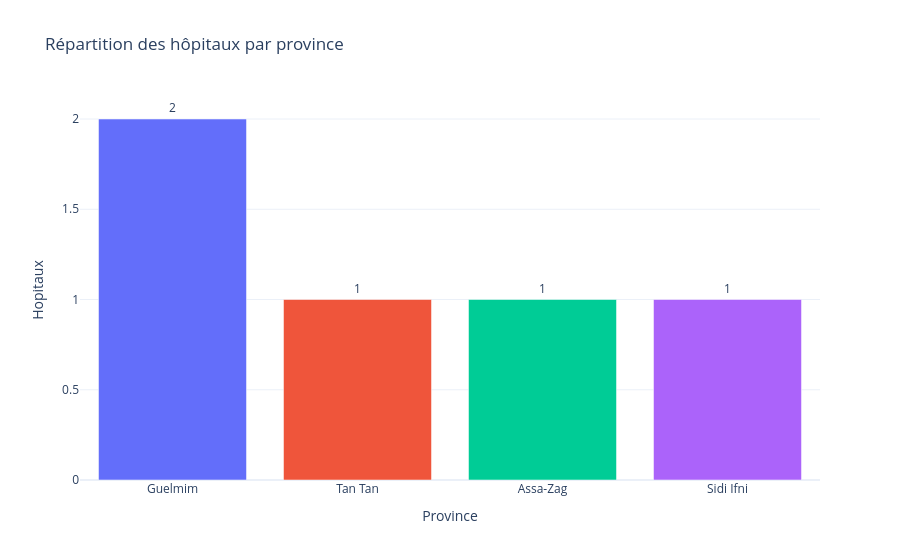
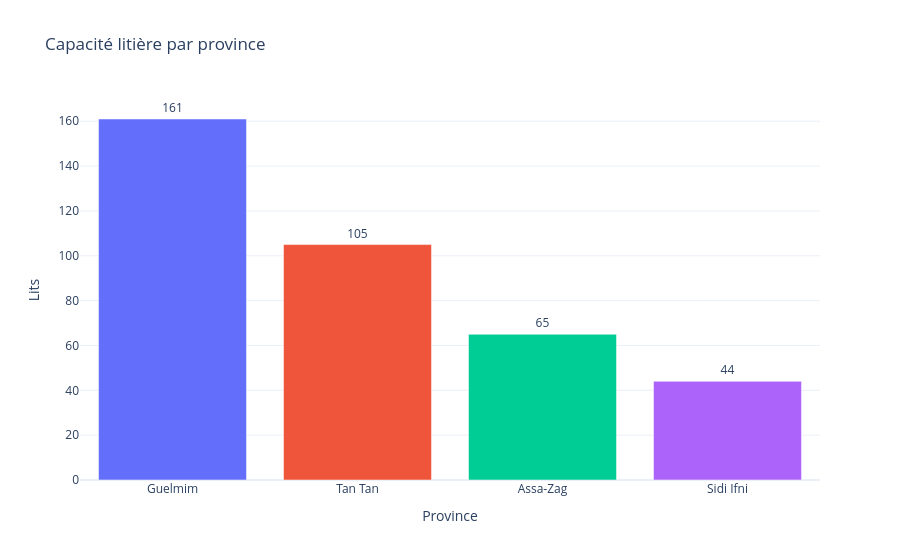
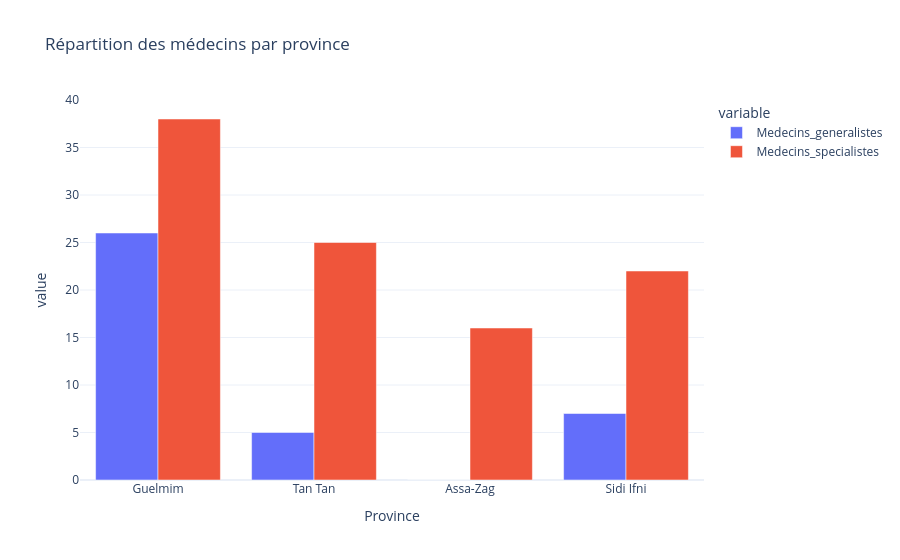
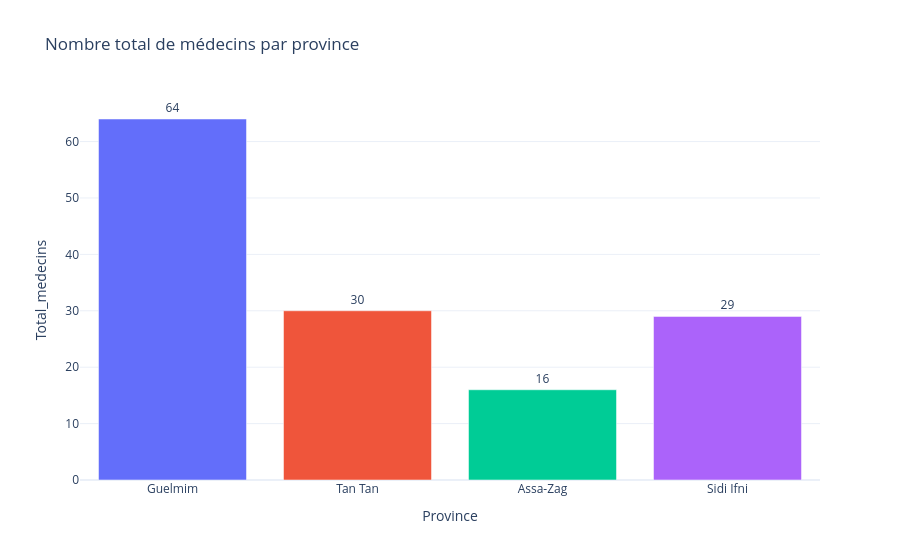

Notebook code cell kept with these figures, in order:
### Code cell
import pandas as pd
import plotly.express as px

# =====================================================
# Tableau 3 : Hôpitaux
# =====================================================

tableau_3 = pd.read_csv(
    "../data/Tableau_3_FR.csv",
    header=None,
    skiprows=1
)

tableau_3 = tableau_3.iloc[:, 1:3]
tableau_3.columns = ["Hopitaux", "Province"]

tableau_3["Hopitaux"] = pd.to_numeric(
    tableau_3["Hopitaux"],
    errors="coerce"
)

tableau_3 = tableau_3.dropna()


# =====================================================
# Tableau 4 : Lits
# =====================================================

tableau_4 = pd.read_csv(
    "../data/Tableau_4_FR.csv",
    header=None,
    skiprows=2
)

tableau_4 = tableau_4.iloc[:, 1:3]
tableau_4.columns = ["Lits", "Province"]

tableau_4["Lits"] = pd.to_numeric(
    tableau_4["Lits"],
    errors="coerce"
)

tableau_4 = tableau_4.dropna()


# =====================================================
# Tableau 7 : Médecins
# =====================================================

tableau_7 = pd.read_csv(
    "../data/Tableau_7_1_FR.csv"
)

tableau_7.columns = [
    "Province",
    "Medecins_generalistes",
    "Medecins_specialistes",
    "Total_medecins"
]

# =====================================================
# Suppression de la ligne Total
# =====================================================

tableau_3_graph = tableau_3[
    tableau_3["Province"] != "Total"
]

tableau_4_graph = tableau_4[
    tableau_4["Province"] != "Total"
]

tableau_7_graph = tableau_7[
    tableau_7["Province"] != "Total"
]


# =====================================================
# Vérification
# =====================================================

print(tableau_3_graph)
print(tableau_4_graph)
print(tableau_7_graph)


# =====================================================
# Graphique 1 : Hôpitaux
# =====================================================

fig1 = px.bar(
    tableau_3_graph,
    x="Province",
    y="Hopitaux",
    text="Hopitaux",
    color="Province",
    title="Répartition des hôpitaux par province"
)

fig1.update_traces(textposition="outside")
fig1.update_layout(
    template="plotly_white",
    showlegend=False
)

fig1.show()


# =====================================================
# Graphique 2 : Lits
# =====================================================

fig2 = px.bar(
    tableau_4_graph,
    x="Province",
    y="Lits",
    text="Lits",
    color="Province",
    title="Capacité litière par province"
)

fig2.update_traces(textposition="outside")
fig2.update_layout(
    template="plotly_white",
    showlegend=False
)

fig2.show()


# =====================================================
# Graphique 3 : Médecins
# =====================================================

fig3 = px.bar(
    tableau_7_graph,
    x="Province",
    y=[
        "Medecins_generalistes",
        "Medecins_specialistes"
    ],
    barmode="group",
    title="Répartition des médecins par province"
)

fig3.update_layout(
    template="plotly_white"
)

fig3.show()


# =====================================================
# Graphique 4 : Total médecins
# =====================================================

fig4 = px.bar(
    tableau_7_graph,
    x="Province",
    y="Total_medecins",
    text="Total_medecins",
    color="Province",
    title="Nombre total de médecins par province"
)

fig4.update_traces(textposition="outside")

fig4.update_layout(
    template="plotly_white",
    showlegend=False
)

fig4.show()

### Figure 1 — Plotly figure (JSON) as saved in the notebook; plotly's stock layout.template omitted (floating-point values rounded to 4 significant figures)
{"data": [{"alignmentgroup": "True", "hovertemplate": "Province=%{x}<br>Hopitaux=%{text}<extra></extra>", "legendgroup": "Guelmim", "marker": {"color": "#636efa", "pattern": {"shape": ""}}, "name": "Guelmim", "offsetgroup": "Guelmim", "orientation": "v", "showlegend": true, "text": [2], "textposition": "outside", "type": "bar", "x": ["Guelmim"], "xaxis": "x", "y": [2], "yaxis": "y"}, {"alignmentgroup": "True", "hovertemplate": "Province=%{x}<br>Hopitaux=%{text}<extra></extra>", "legendgroup": "Tan Tan", "marker": {"color": "#EF553B", "pattern": {"shape": ""}}, "name": "Tan Tan", "offsetgroup": "Tan Tan", "orientation": "v", "showlegend": true, "text": [1], "textposition": "outside", "type": "bar", "x": ["Tan Tan"], "xaxis": "x", "y": [1], "yaxis": "y"}, {"alignmentgroup": "True", "hovertemplate": "Province=%{x}<br>Hopitaux=%{text}<extra></extra>", "legendgroup": "Assa-Zag", "marker": {"color": "#00cc96", "pattern": {"shape": ""}}, "name": "Assa-Zag", "offsetgroup": "Assa-Zag", "orientation": "v", "showlegend": true, "text": [1], "textposition": "outside", "type": "bar", "x": ["Assa-Zag"], "xaxis": "x", "y": [1], "yaxis": "y"}, {"alignmentgroup": "True", "hovertemplate": "Province=%{x}<br>Hopitaux=%{text}<extra></extra>", "legendgroup": "Sidi Ifni", "marker": {"color": "#ab63fa", "pattern": {"shape": ""}}, "name": "Sidi Ifni", "offsetgroup": "Sidi Ifni", "orientation": "v", "showlegend": true, "text": [1], "textposition": "outside", "type": "bar", "x": ["Sidi Ifni"], "xaxis": "x", "y": [1], "yaxis": "y"}], "layout": {"barmode": "relative", "legend": {"title": {"text": "Province"}, "tracegroupgap": 0}, "showlegend": false, "title": {"text": "Répartition des hôpitaux par province"}, "xaxis": {"anchor": "y", "categoryarray": ["Guelmim", "Tan Tan", "Assa-Zag", "Sidi Ifni"], "categoryorder": "array", "domain": [0, 1], "title": {"text": "Province"}}, "yaxis": {"anchor": "x", "domain": [0, 1], "title": {"text": "Hopitaux"}}}}

### Figure 2 — Plotly figure (JSON) as saved in the notebook; plotly's stock layout.template omitted (floating-point values rounded to 4 significant figures)
{"data": [{"alignmentgroup": "True", "hovertemplate": "Province=%{x}<br>Lits=%{text}<extra></extra>", "legendgroup": "Guelmim", "marker": {"color": "#636efa", "pattern": {"shape": ""}}, "name": "Guelmim", "offsetgroup": "Guelmim", "orientation": "v", "showlegend": true, "text": [161], "textposition": "outside", "type": "bar", "x": ["Guelmim"], "xaxis": "x", "y": [161], "yaxis": "y"}, {"alignmentgroup": "True", "hovertemplate": "Province=%{x}<br>Lits=%{text}<extra></extra>", "legendgroup": "Tan Tan", "marker": {"color": "#EF553B", "pattern": {"shape": ""}}, "name": "Tan Tan", "offsetgroup": "Tan Tan", "orientation": "v", "showlegend": true, "text": [105], "textposition": "outside", "type": "bar", "x": ["Tan Tan"], "xaxis": "x", "y": [105], "yaxis": "y"}, {"alignmentgroup": "True", "hovertemplate": "Province=%{x}<br>Lits=%{text}<extra></extra>", "legendgroup": "Assa-Zag", "marker": {"color": "#00cc96", "pattern": {"shape": ""}}, "name": "Assa-Zag", "offsetgroup": "Assa-Zag", "orientation": "v", "showlegend": true, "text": [65], "textposition": "outside", "type": "bar", "x": ["Assa-Zag"], "xaxis": "x", "y": [65], "yaxis": "y"}, {"alignmentgroup": "True", "hovertemplate": "Province=%{x}<br>Lits=%{text}<extra></extra>", "legendgroup": "Sidi Ifni", "marker": {"color": "#ab63fa", "pattern": {"shape": ""}}, "name": "Sidi Ifni", "offsetgroup": "Sidi Ifni", "orientation": "v", "showlegend": true, "text": [44], "textposition": "outside", "type": "bar", "x": ["Sidi Ifni"], "xaxis": "x", "y": [44], "yaxis": "y"}], "layout": {"barmode": "relative", "legend": {"title": {"text": "Province"}, "tracegroupgap": 0}, "showlegend": false, "title": {"text": "Capacité litière par province"}, "xaxis": {"anchor": "y", "categoryarray": ["Guelmim", "Tan Tan", "Assa-Zag", "Sidi Ifni"], "categoryorder": "array", "domain": [0, 1], "title": {"text": "Province"}}, "yaxis": {"anchor": "x", "domain": [0, 1], "title": {"text": "Lits"}}}}

### Figure 3 — Plotly figure (JSON) as saved in the notebook; plotly's stock layout.template omitted (floating-point values rounded to 4 significant figures)
{"data": [{"alignmentgroup": "True", "hovertemplate": "variable=Medecins_generalistes<br>Province=%{x}<br>value=%{y}<extra></extra>", "legendgroup": "Medecins_generalistes", "marker": {"color": "#636efa", "pattern": {"shape": ""}}, "name": "Medecins_generalistes", "offsetgroup": "Medecins_generalistes", "orientation": "v", "showlegend": true, "textposition": "auto", "type": "bar", "x": ["Guelmim", "Tan Tan", "Assa-Zag", "Sidi Ifni"], "xaxis": "x", "y": [26, 5, 0, 7], "yaxis": "y"}, {"alignmentgroup": "True", "hovertemplate": "variable=Medecins_specialistes<br>Province=%{x}<br>value=%{y}<extra></extra>", "legendgroup": "Medecins_specialistes", "marker": {"color": "#EF553B", "pattern": {"shape": ""}}, "name": "Medecins_specialistes", "offsetgroup": "Medecins_specialistes", "orientation": "v", "showlegend": true, "textposition": "auto", "type": "bar", "x": ["Guelmim", "Tan Tan", "Assa-Zag", "Sidi Ifni"], "xaxis": "x", "y": [38, 25, 16, 22], "yaxis": "y"}], "layout": {"barmode": "group", "legend": {"title": {"text": "variable"}, "tracegroupgap": 0}, "title": {"text": "Répartition des médecins par province"}, "xaxis": {"anchor": "y", "domain": [0, 1], "title": {"text": "Province"}}, "yaxis": {"anchor": "x", "domain": [0, 1], "title": {"text": "value"}}}}

### Figure 4 — Plotly figure (JSON) as saved in the notebook; plotly's stock layout.template omitted (floating-point values rounded to 4 significant figures)
{"data": [{"alignmentgroup": "True", "hovertemplate": "Province=%{x}<br>Total_medecins=%{text}<extra></extra>", "legendgroup": "Guelmim", "marker": {"color": "#636efa", "pattern": {"shape": ""}}, "name": "Guelmim", "offsetgroup": "Guelmim", "orientation": "v", "showlegend": true, "text": [64], "textposition": "outside", "type": "bar", "x": ["Guelmim"], "xaxis": "x", "y": [64], "yaxis": "y"}, {"alignmentgroup": "True", "hovertemplate": "Province=%{x}<br>Total_medecins=%{text}<extra></extra>", "legendgroup": "Tan Tan", "marker": {"color": "#EF553B", "pattern": {"shape": ""}}, "name": "Tan Tan", "offsetgroup": "Tan Tan", "orientation": "v", "showlegend": true, "text": [30], "textposition": "outside", "type": "bar", "x": ["Tan Tan"], "xaxis": "x", "y": [30], "yaxis": "y"}, {"alignmentgroup": "True", "hovertemplate": "Province=%{x}<br>Total_medecins=%{text}<extra></extra>", "legendgroup": "Assa-Zag", "marker": {"color": "#00cc96", "pattern": {"shape": ""}}, "name": "Assa-Zag", "offsetgroup": "Assa-Zag", "orientation": "v", "showlegend": true, "text": [16], "textposition": "outside", "type": "bar", "x": ["Assa-Zag"], "xaxis": "x", "y": [16], "yaxis": "y"}, {"alignmentgroup": "True", "hovertemplate": "Province=%{x}<br>Total_medecins=%{text}<extra></extra>", "legendgroup": "Sidi Ifni", "marker": {"color": "#ab63fa", "pattern": {"shape": ""}}, "name": "Sidi Ifni", "offsetgroup": "Sidi Ifni", "orientation": "v", "showlegend": true, "text": [29], "textposition": "outside", "type": "bar", "x": ["Sidi Ifni"], "xaxis": "x", "y": [29], "yaxis": "y"}], "layout": {"barmode": "relative", "legend": {"title": {"text": "Province"}, "tracegroupgap": 0}, "showlegend": false, "title": {"text": "Nombre total de médecins par province"}, "xaxis": {"anchor": "y", "categoryarray": ["Guelmim", "Tan Tan", "Assa-Zag", "Sidi Ifni"], "categoryorder": "array", "domain": [0, 1], "title": {"text": "Province"}}, "yaxis": {"anchor": "x", "domain": [0, 1], "title": {"text": "Total_medecins"}}}}
